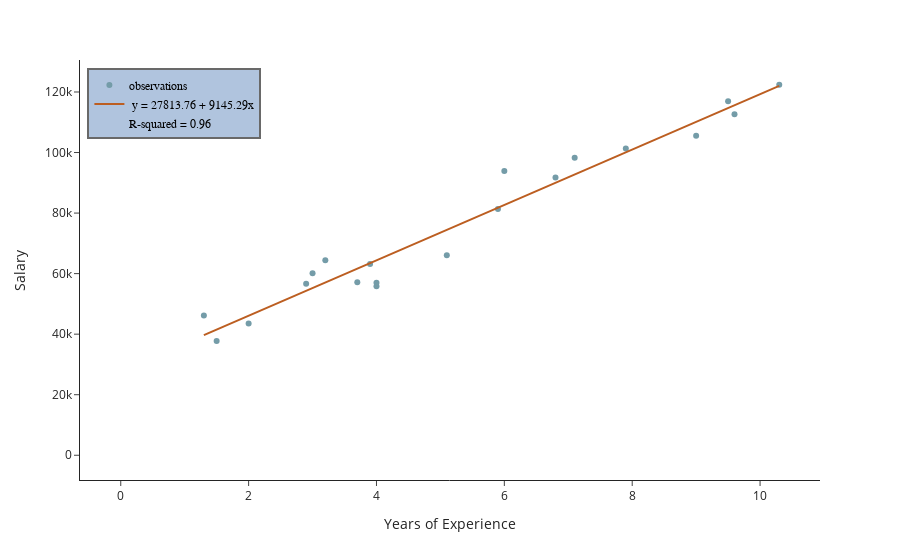

The cell this chart's notebook holds for it:
### Markdown cell above
## Visualising the relationship in the Training set

### Code cell
df_train = pd.DataFrame({"Years of Experience" : X_train.flatten(),
                         "Salary" : y_train})
fig = px.scatter(df_train, x = "Years of Experience",
                 y = "Salary", 
                 #marginal_x="histogram",
                 #marginal_y="histogram",
                 trendline="ols",
                 trendline_color_override="#BC5E21",
                 color_discrete_sequence=["#749CA8"],
                 template = "simple_white")


fig.update_layout(
    legend=dict(
        x=.01,
        y=.98,
        traceorder="normal",
        font=dict(
            family="sans-serif",
            size=12,
            color="Black"
        ),
        bgcolor="LightSteelBlue",
        bordercolor="dimgray",
        borderwidth=2
    ))

# retrieve model estimates
model = px.get_trendline_results(fig)
alpha = model.iloc[0]["px_fit_results"].params[0]
beta = model.iloc[0]["px_fit_results"].params[1]

# restyle figure
fig.data[0].name = 'observations'
fig.data[0].showlegend = True
fig.data[1].name = fig.data[1].name  + ' y = ' + str(round(alpha, 2)) + ' + ' + str(round(beta, 2)) + 'x'
fig.data[1].showlegend = True

# addition for r-squared
rsq = model.iloc[0]["px_fit_results"].rsquared
fig.add_trace(go.Scatter(x=[0], y=[0],
                         name = "R-squared" + ' = ' + str(round(rsq, 2)),
                         showlegend=True,
                         mode='markers',
                         marker=dict(color='rgba(0,0,0,0)')
                         ))

fig.show()

results = px.get_trendline_results(fig)
print(results)

results.px_fit_results.iloc[0].summary()

### Figure 1 — Plotly figure (JSON) as saved in the notebook; plotly's stock layout.template omitted (floating-point values rounded to 4 significant figures)
{"data": [{"hovertemplate": "Years of Experience=%{x}<br>Salary=%{y}<extra></extra>", "legendgroup": "", "marker": {"color": "#749CA8", "symbol": "circle"}, "mode": "markers", "name": "observations", "orientation": "v", "showlegend": true, "type": "scatter", "x": [5.1, 9.5, 4, 9, 3, 1.5, 7.1, 3.9, 3.7, 4, 7.9, 3.2, 10.3, 9.6, 2, 6.8, 5.9, 1.3, 2.9, 6], "xaxis": "x", "y": [66029, 116969, 55794, 105582, 60150, 37731, 98273, 63218, 57189, 56957, 101302, 64445, 122391, 112635, 43525, 91738, 81363, 46205, 56642, 93940], "yaxis": "y"}, {"hovertemplate": "<b>OLS trendline</b><br>Salary = 9145.29 * Years of Experience + 27813.8<br>R<sup>2</sup>=0.957689<br><br>Years of Experience=%{x}<br>Salary=%{y} <b>(trend)</b><extra></extra>", "legendgroup": "", "line": {"color": "#BC5E21"}, "marker": {"color": "#749CA8", "symbol": "circle"}, "mode": "lines", "name": " y = 27813.76 + 9145.29x", "showlegend": true, "type": "scatter", "x": [1.3, 1.5, 2, 2.9, 3, 3.2, 3.7, 3.9, 4, 4, 5.1, 5.9, 6, 6.8, 7.1, 7.9, 9, 9.5, 9.6, 10.3], "xaxis": "x", "y": [39700.0, 41530.0, 46100.0, 54340.0, 55250.0, 57080.0, 61650.0, 63480.0, 64390.0, 64390.0, 74450.0, 81770.0, 82690.0, 90000.0, 92750.0, 100100.0, 110100.0, 114700.0, 115600.0, 122000.0], "yaxis": "y"}, {"marker": {"color": "rgba(0,0,0,0)"}, "mode": "markers", "name": "R-squared = 0.96", "showlegend": true, "type": "scatter", "x": [0], "y": [0]}], "layout": {"legend": {"bgcolor": "LightSteelBlue", "bordercolor": "dimgray", "borderwidth": 2, "font": {"color": "Black", "family": "sans-serif", "size": 12}, "tracegroupgap": 0, "traceorder": "normal", "x": 0.01, "y": 0.98}, "margin": {"t": 60}, "xaxis": {"anchor": "y", "domain": [0, 1], "title": {"text": "Years of Experience"}}, "yaxis": {"anchor": "x", "domain": [0, 1], "title": {"text": "Salary"}}}}
